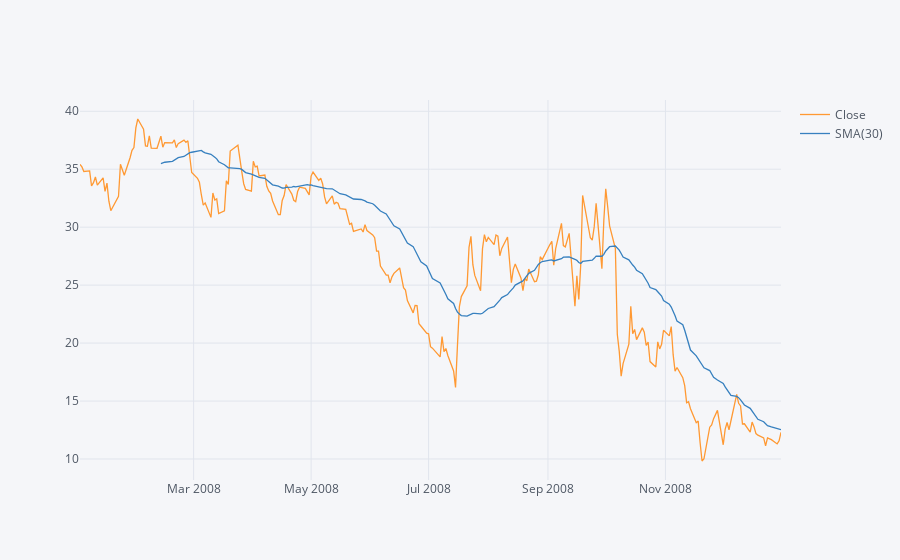

The cell this chart's notebook holds for it:
### Markdown cell above
**Using plotly to plot the same chart. In plotly we have inbuilt function for moving averages**

### Code cell
BAC['Close'].loc['2008-01-01': '2009-01-01'].ta_plot(study = 'sma', periods = 30)

### Figure 1 — Plotly figure (JSON) as saved in the notebook; plotly's stock layout.template omitted (floating-point values rounded to 4 significant figures; data arrays with more than 128 entries replaced by an {"elided": "..."} marker saying what was removed)
{"data": [{"line": {"color": "rgba(255, 153, 51, 1.0)", "dash": "solid", "shape": "linear", "width": 1.3}, "mode": "lines", "name": "Close", "text": "", "type": "scatter", "x": {"elided": "253 str values"}, "y": {"elided": "253 float values"}}, {"line": {"color": "rgba(55, 128, 191, 1.0)", "dash": "solid", "shape": "linear", "width": 1.3}, "mode": "lines", "name": "SMA(30)", "text": "", "type": "scatter", "x": {"elided": "253 str values"}, "y": {"elided": "253 mixed values"}}], "layout": {"legend": {"bgcolor": "#F5F6F9", "font": {"color": "#4D5663"}}, "paper_bgcolor": "#F5F6F9", "plot_bgcolor": "#F5F6F9", "title": {"font": {"color": "#4D5663"}}, "xaxis": {"gridcolor": "#E1E5ED", "showgrid": true, "tickfont": {"color": "#4D5663"}, "title": {"font": {"color": "#4D5663"}, "text": ""}, "zerolinecolor": "#E1E5ED"}, "yaxis": {"gridcolor": "#E1E5ED", "showgrid": true, "tickfont": {"color": "#4D5663"}, "title": {"font": {"color": "#4D5663"}, "text": ""}, "zerolinecolor": "#E1E5ED"}}}
